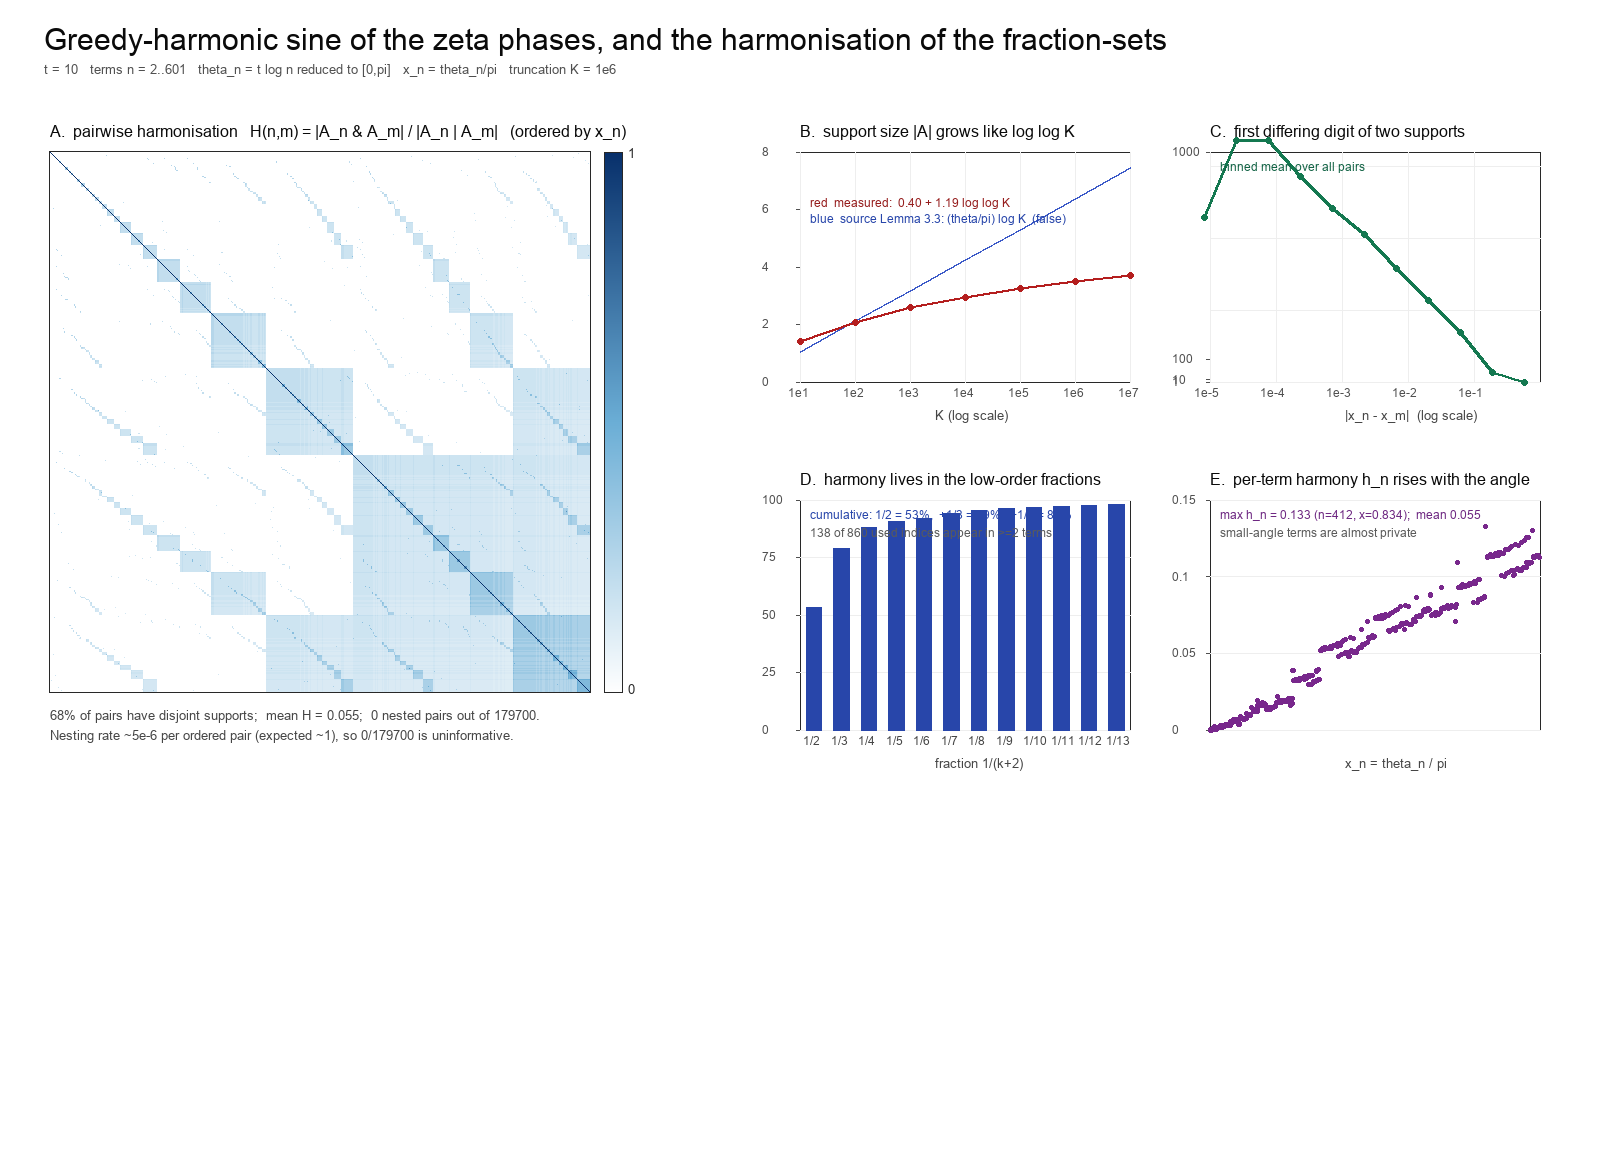

Source code (Python):
#!/usr/bin/env python3
"""
Greedy-harmonic sine of the zeta phases, and the harmonisation of the fraction-sets.

For each term n of zeta(sigma + i t):
  * reduce the phase phi_n = t log n to an angle theta_n in [0, pi] with a sign eps_n;
  * run the greedy harmonic expansion of x_n = theta_n/pi with the alphabet 1/(k+2),
    giving the support A_n = {k : delta_k = 1} and the fractions {1/(k+2) : k in A_n};
  * reconstruct sin(theta_n) and compare with the direct value;
  * measure how A_n overlaps the supports A_m of all the other terms.

Needs numpy + Pillow. Run with the bundled runtime python:
  /Users/victor/.dsh/dsh-runtimes/dsh-primary-runtime/dependencies/python/bin/python3 sine_harmonics.py
Writes sine_harmonics.png next to this file.
"""
import math, os, sys
import numpy as np
from PIL import Image, ImageDraw, ImageFont
from collections import Counter

T, M, KMAX = 10.0, 600, 10**6
HERE = os.path.dirname(os.path.abspath(__file__))

# ---------------------------------------------------------------- core
def greedy_support(x, Kmax):
    """Greedy Egyptian expansion of x in [0,1], alphabet 1/(k+2), indices k < Kmax.

    Jumps directly to the next index k with 1/(k+2) <= residual, so the cost is the
    number of takes (O(log log Kmax)), not Kmax."""
    r, k, A = float(x), 0, []
    if r <= 0:
        return A, 0.0
    while k < Kmax:
        if r < 1.0 / (Kmax + 2):
            break
        kk = int(math.ceil(1.0 / r)) - 2
        if kk < k:
            kk = k
        if kk >= Kmax:
            break
        a = 1.0 / (kk + 2)
        if r >= a - 1e-15:
            A.append(kk); r -= a; k = kk + 1
        else:
            k = kk + 1
    return A, r

ns = np.arange(2, M + 2, dtype=float)              # terms n = 2..M+1  (n=1 has phi=0)
phi = np.mod(T * np.log(ns), 2 * np.pi)
eps = np.where(phi <= np.pi, 1.0, -1.0)
theta = np.where(phi <= np.pi, phi, 2 * np.pi - phi)
x = theta / np.pi
S = [set(greedy_support(xi, KMAX)[0]) for xi in x]
sizes = np.array([len(A) for A in S])
sums = np.array([sum(1.0 / (k + 2) for k in A) for A in S])

print("=== sine from the greedy fractions (t = %g) ===" % T)
print("  n   x_n          fractions                              sin(greedy)  sin(direct)   err")
for i in range(8):
    A = sorted(S[i])
    fr = "+".join("1/%d" % (k + 2) for k in A[:6]) + ("+..." if len(A) > 6 else "")
    sg = eps[i] * math.sin(math.pi * sums[i]); sd = math.sin(T * math.log(ns[i]))
    print("%4d  %.8f   %-38s %+.8f  %+.8f  %.1e" % (int(ns[i]), x[i], fr, sg, sd, abs(sg - sd)))

print("\n=== support size vs truncation ===")
print(" Kmax        mean|A|   source Lemma 3.3 (theta/pi) log Kmax")
for K in [10, 100, 1000, 10**4, 10**5, 10**6, 10**7]:
    m = np.mean([len(greedy_support(xi, K)[0]) for xi in x])
    print(" %-10d  %6.3f   %8.3f" % (K, m, np.mean(x) * math.log(K)))

print("\n=== pairwise harmonisation  H = |A_n & A_m| / |A_n | A_m| ===")
J = np.zeros((M, M))
c0 = c1 = c2 = c3 = c4 = 0
for i in range(M):
    for j in range(i + 1, M):
        u = len(S[i] | S[j]); v = len(S[i] & S[j]) / u if u else 0.0
        J[i, j] = J[j, i] = v
        c = len(S[i] & S[j])
        if c == 0: c0 += 1
        elif c == 1: c1 += 1
        elif c == 2: c2 += 1
        elif c == 3: c3 += 1
        else: c4 += 1
np.fill_diagonal(J, 1.0)
off = J[np.triu_indices(M, 1)]
print(" pairs=%d   disjoint=%d (%.1f%%)   mean H=%.4f   max H=%.4f" %
      (len(off), c0, 100 * c0 / len(off), off.mean(), off.max()))
print(" shared fractions per overlapping pair: 1 -> %d,  2 -> %d,  3 -> %d,  4 -> %d" % (c1, c2, c3, c4))

nested = tot = 0
for i in range(M):
    for j in range(M):
        if x[i] < x[j]:
            tot += 1; nested += (S[i] <= S[j])
print(" nesting test: ordered pairs x_i<x_j = %d ; A_i subset A_j = %d (%.2f%%; monotonicity would give 100%%)"
      % (tot, nested, 100.0 * nested / tot))

harm = np.array([np.mean([(len(S[i] & S[j]) / len(S[i] | S[j]) if (S[i] | S[j]) else 0.0)
                          for j in range(M) if j != i]) for i in range(M)])
print(" per-term harmony h_n: mean %.4f, max %.4f (n=%d, x=%.3f)" %
      (harm.mean(), harm.max(), int(ns[int(np.argmax(harm))]), x[int(np.argmax(harm))]))

# ---------------------------------------------------------------- figure
FONT = "/System/Library/Fonts/Supplemental/Arial.ttf"
def F(s): return ImageFont.truetype(FONT, s)
f11, f12, f15, f27 = F(12), F(13), F(16), F(30)

def lerp(a, b, u): return tuple(int(p + (q - p) * u) for p, q in zip(a, b))
def col(v):
    u = min(max(v, 0.0), 1.0)
    return lerp((255, 255, 255), (107, 174, 214), u * 2) if u < 0.5 else lerp((107, 174, 214), (8, 48, 107), (u - 0.5) * 2)

W, H = 1620, 1160
img = Image.new("RGB", (W, H), (255, 255, 255)); d = ImageDraw.Draw(img)
d.text((44, 22), "Greedy-harmonic sine of the zeta phases, and the harmonisation of the fraction-sets", font=f27, fill=(10, 10, 10))
d.text((44, 62), "t = %g   terms n = 2..%d   theta_n = t log n reduced to [0,pi]   x_n = theta_n/pi   truncation K = 1e6" % (T, M + 1), font=f12, fill=(80, 80, 80))

ax, ay, aw = 50, 152, 540
order = np.argsort(x); Jo = J[np.ix_(order, order)]
hm = Image.new("RGB", (M, M)); px = hm.load()
for i in range(M):
    for j in range(M): px[j, i] = col(Jo[i, j])
img.paste(hm.resize((aw, aw), Image.NEAREST), (ax, ay))
d.rectangle([ax - 1, ay - 1, ax + aw, ay + aw], outline=(40, 40, 40))
d.text((ax, ay - 30), "A.  pairwise harmonisation   H(n,m) = |A_n & A_m| / |A_n | A_m|   (ordered by x_n)", font=f15, fill=(10, 10, 10))
cbx = ax + aw + 14
for i in range(aw): d.line([cbx, ay + i, cbx + 18, ay + i], fill=col(1 - i / aw))
d.rectangle([cbx, ay, cbx + 18, ay + aw], outline=(40, 40, 40))
d.text((cbx + 24, ay - 6), "1", font=f12, fill=(40, 40, 40)); d.text((cbx + 24, ay + aw - 10), "0", font=f12, fill=(40, 40, 40))
d.text((ax, ay + aw + 16), "%.0f%% of pairs have disjoint supports;  mean H = %.3f;  %d nested pairs out of %d." % (100 * c0 / len(off), off.mean(), nested, tot), font=f12, fill=(70, 70, 70))
d.text((ax, ay + aw + 36), "Nesting rate ~5e-6 per ordered pair (expected ~1), so 0/179700 is uninformative.", font=f12, fill=(70, 70, 70))

def panel(x0, y0, w, h, title, xlab, ticks):
    d.rectangle([x0, y0, x0 + w, y0 + h], outline=(40, 40, 40))
    d.text((x0, y0 - 30), title, font=f15, fill=(10, 10, 10))
    d.text((x0 + w // 2 - 30, y0 + h + 26), xlab, font=f12, fill=(70, 70, 70))
    for tv in ticks:
        yy = y0 + h - (tv - ticks[0]) / (ticks[-1] - ticks[0]) * h
        d.line([x0 - 4, yy, x0, yy], fill=(80, 80, 80))
        d.text((x0 - 38, yy - 7), "%g" % tv, font=f11, fill=(80, 80, 80))

# B: support size vs K
bx, by, bw, bh = 800, 152, 330, 230
panel(bx, by, bw, bh, "B.  support size |A| grows like log log K", "K (log scale)", [0, 2, 4, 6, 8])
Ks = [10, 100, 1000, 10**4, 10**5, 10**6, 10**7]
means = [np.mean([len(greedy_support(xi, k)[0]) for xi in x]) for k in Ks]
preds = [np.mean(x) * math.log(k) for k in Ks]
lx = lambda k: bx + (math.log10(k) - 1) / 6 * bw
Yv = lambda v: by + bh - v / 8 * bh
for k in Ks:
    d.line([lx(k), by, lx(k), by + bh], fill=(238, 238, 238))
    d.text((lx(k) - 12, by + bh + 4), "1e%d" % int(math.log10(k)), font=f11, fill=(80, 80, 80))
pb = [(lx(k), Yv(v)) for k, v in zip(Ks, preds)]
for i in range(len(pb) - 1): d.line([pb[i], pb[i + 1]], fill=(60, 90, 200), width=2)
pm = [(lx(k), Yv(v)) for k, v in zip(Ks, means)]
for i in range(len(pm) - 1): d.line([pm[i], pm[i + 1]], fill=(180, 30, 30), width=3)
for p in pm: d.ellipse([p[0] - 3, p[1] - 3, p[0] + 3, p[1] + 3], fill=(180, 30, 30))
d.text((bx + 10, by + 44), "red  measured:  0.40 + 1.19 log log K", font=f11, fill=(150, 30, 30))
d.text((bx + 10, by + 60), "blue  source Lemma 3.3: (theta/pi) log K  (false)", font=f11, fill=(40, 70, 170))

# C: first differing digit vs angular distance
cx, cy, cw, ch = 1210, 152, 330, 230
panel(cx, cy, cw, ch, "C.  first differing digit of two supports", "|x_n - x_m|  (log scale)", [1, 10, 100, 1000])
pairs = []
for i in range(M):
    for j in range(i + 1, M):
        sd = S[i] ^ S[j]
        pairs.append((abs(x[i] - x[j]), min(sd) if sd else KMAX))
pairs = np.array(pairs)
bins = np.logspace(np.log10(pairs[:, 0].min() + 1e-12), 0, 12)
mids, mn = [], []
for b0, b1 in zip(bins[:-1], bins[1:]):
    m = (pairs[:, 0] >= b0) & (pairs[:, 0] < b1)
    if m.sum(): mids.append(math.sqrt(b0 * b1)); mn.append(pairs[m, 1].mean())
mids, mn = np.array(mids), np.array(mn)
lx2 = lambda v: cx + (math.log10(v) + 5) / 5 * cw
ly2 = lambda v: cy + ch - (math.log10(max(v, 1)) / 3.2) * ch
for v in [1, 10, 100, 1000]: d.line([cx, ly2(v), cx + cw, ly2(v)], fill=(238, 238, 238))
for v in [1e-5, 1e-4, 1e-3, 1e-2, 1e-1]:
    d.line([lx2(v), cy, lx2(v), cy + ch], fill=(238, 238, 238))
    d.text((lx2(v) - 16, cy + ch + 4), "1e%d" % int(math.log10(v)), font=f11, fill=(80, 80, 80))
P = [(lx2(a), ly2(b)) for a, b in zip(mids, mn)]
for i in range(len(P) - 1): d.line([P[i], P[i + 1]], fill=(20, 120, 80), width=3)
for p in P: d.ellipse([p[0] - 3, p[1] - 3, p[0] + 3, p[1] + 3], fill=(20, 120, 80))
d.text((cx + 10, cy + 8), "binned mean over all pairs", font=f11, fill=(20, 100, 70))

# D: shared-token concentration
dx0, dy0, dw, dh = 800, 500, 330, 230
panel(dx0, dy0, dw, dh, "D.  harmony lives in the low-order fractions", "fraction 1/(k+2)", [0, 25, 50, 75, 100])
tok = Counter()
for i in range(M):
    for j in range(i + 1, M):
        for k in S[i] & S[j]: tok[k] += 1
idxcount = Counter()
for s_ in S:
    for k in s_: idxcount[k] += 1
n_shared = sum(1 for v in idxcount.values() if v > 1); n_distinct = len(idxcount)
ks = sorted(tok)[:12]; tot_tok = sum(tok.values()); cum = np.cumsum([tok[k] for k in ks]) / tot_tok * 100
for i in range(0, 101, 25): d.line([dx0, dy0 + dh - i / 100 * dh, dx0 + dw, dy0 + dh - i / 100 * dh], fill=(238, 238, 238))
bwid = dw / len(ks)
for i, (k, c) in enumerate(zip(ks, cum)):
    h = (c / 100) * dh
    d.rectangle([dx0 + i * bwid + 6, dy0 + dh - h, dx0 + (i + 1) * bwid - 6, dy0 + dh], fill=(40, 70, 170))
    d.text((dx0 + i * bwid + 3, dy0 + dh + 4), "1/%d" % (k + 2), font=f11, fill=(70, 70, 70))
d.text((dx0 + 10, dy0 + 8), "cumulative: 1/2 = %.0f%%,  +1/3 = %.0f%%,  +1/4 = %.0f%%" % (cum[0], cum[1], cum[2]), font=f11, fill=(40, 70, 170))
d.text((dx0 + 10, dy0 + 26), "%d of %d used indices appear in >=2 terms" % (n_shared, n_distinct), font=f11, fill=(90, 90, 90))

# E: per-term harmony vs angle
ex, ey, ew, eh = 1210, 500, 330, 230
panel(ex, ey, ew, eh, "E.  per-term harmony h_n rises with the angle", "x_n = theta_n / pi", [0, 0.05, 0.10, 0.15])
lx3 = lambda v: ex + v * ew
ly3 = lambda v: ey + eh - (v / 0.15) * eh
for v in [0, 0.05, 0.10, 0.15]: d.line([ex, ly3(v), ex + ew, ly3(v)], fill=(238, 238, 238))
for i in range(M): d.ellipse([lx3(x[i]) - 2, ly3(harm[i]) - 2, lx3(x[i]) + 2, ly3(harm[i]) + 2], fill=(120, 40, 140))
d.text((ex + 10, ey + 8), "max h_n = %.3f (n=%d, x=%.3f);  mean %.3f" % (harm.max(), int(ns[int(np.argmax(harm))]), x[int(np.argmax(harm))], harm.mean()), font=f11, fill=(110, 40, 130))
d.text((ex + 10, ey + 26), "small-angle terms are almost private", font=f11, fill=(90, 90, 90))

out = os.path.join(HERE, "sine_harmonics.png")
img.save(out)
print("\nfigure written to", out)
